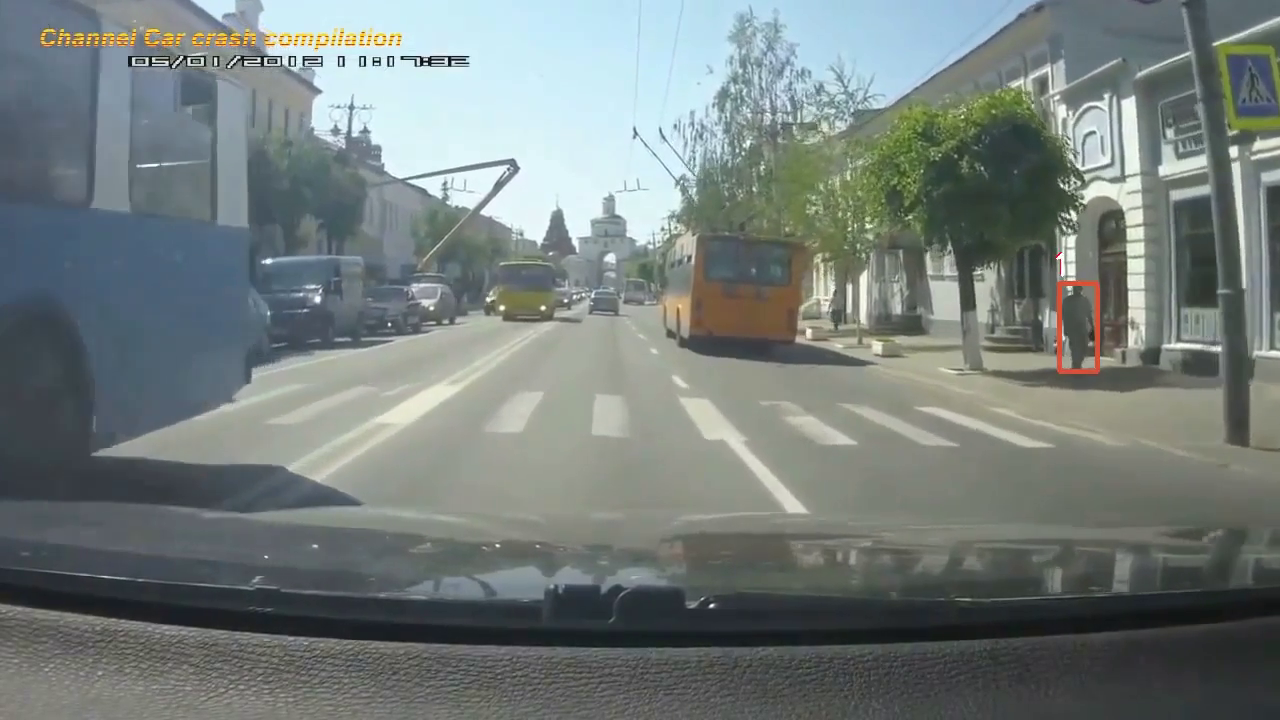
#> input picture frame 26 of video_compare/data/1.mp4, 1280 x 720 px, given in place of 1, which was not available
$ python video_compare.py
#> lines starting #> are read from the running program, lines starting #| are printed output that depends on the picture; pictures that were not available may be replaced by others from this repository, and a replacement may not be noted
# -*- coding: utf-8 -*-
# @Time : 2022/7/26
# @Author : wmj
# @Email : wmj142326@163.com
# @File : video_compare.py
# @Note : 视频拼接对比展示,对比视频时长应一致

# ---------------------------------------------------
# +-----+-----+-----+       +-----+-----+
# |  1  |  2  |  3  |       |  1  |  2  |
# +-----+-----+-----+       +-----+-----+
# |  4  |  5  |  6  |       |  3  |  4  |
# +-----+-----+-----+       +-----+-----+
# |  7  |  8  |  9  |       |  5  |  6  |
# +-----+-----+-----+       +-----+-----+
# ---------------------------------------------------

import os
import cv2
import shutil
import os.path as osp

import numpy as np
from vid_img_trasform import images_to_video


def create_folder(folder):
    """ Create a folder."""
    if os.path.exists(folder):
        pass
    else:
        os.makedirs(folder)
    return folder


def video_compare(video_arr, video_label, out_name, label_color=(0, 0, 255)):
#> called with label_color = (0, 0, 255)
    assert len(np.shape(video_arr)) == 2, "请使用[[]],而不是[],且确保列数相等"
    h, w = np.shape(video_arr)[0], np.shape(video_arr)[1]
    cap_video = cv2.VideoCapture(video_arr[0][0])
    frames_nums = cap_video.get(cv2.CAP_PROP_FRAME_COUNT)
    ret, frame = cap_video.read()
#> frame is the input picture: shape (720, 1280, 3); mean B, G, R 123.6, 125.7, 116.9
    size = (int(cap_video.get(cv2.CAP_PROP_FRAME_WIDTH)), int(cap_video.get(cv2.CAP_PROP_FRAME_HEIGHT)))

    img_screen = np.zeros([size[1] * h, size[0] * w, 3])

    for i in range(h):
        for j in range(w):
            print("[{0}][{1}]".format(i, j), "video:", video_arr[i][j], "  label:", video_label[i][j])
            exec('cap_video_{}_{}=cv2.VideoCapture(video_arr[i][j])'.format(i, j))
            exec('ret_{0}_{1}, frame_{0}_{1} = cap_video_{0}_{1}.read()'.format(i, j))

    tmp_img_folder = create_folder("tmp_img_folder")
    frame_id = 0
    while ret:
        print("\r", "frame_id: ---", frame_id, '/', int(frames_nums), "---", end="", flush=True)
        ret, frame = cap_video.read()
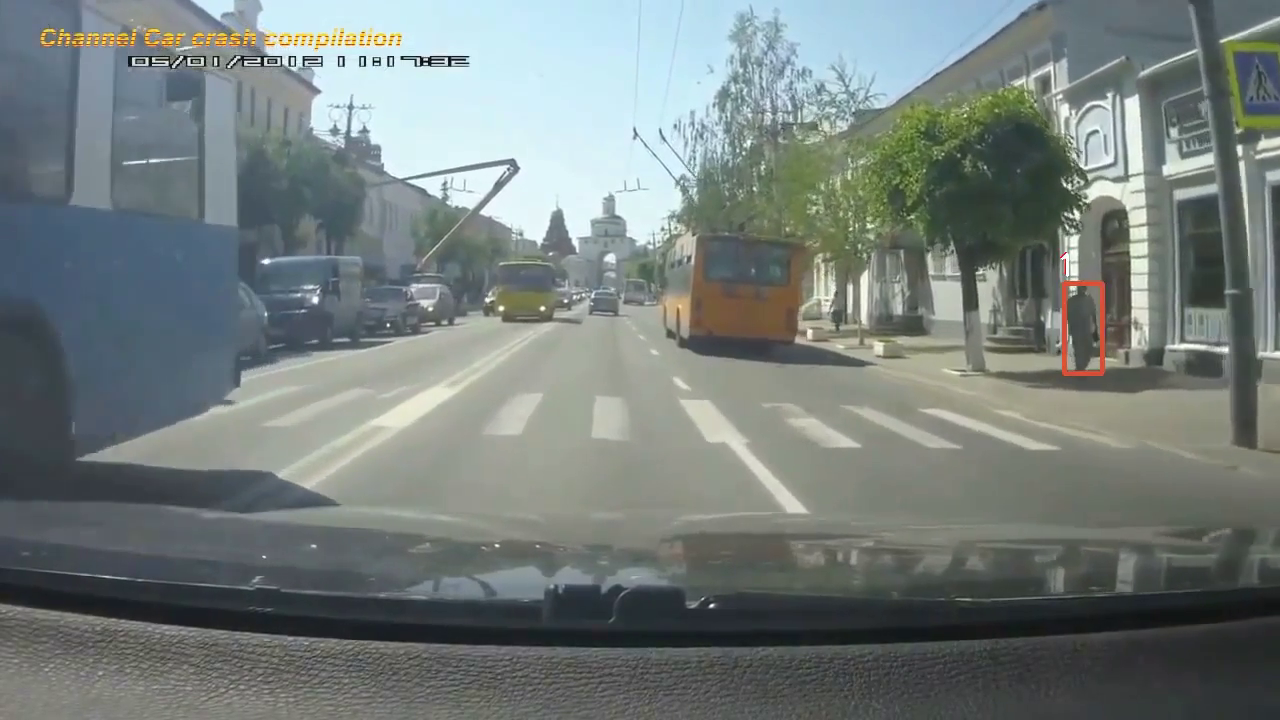
#> input picture frame 27 of video_compare/data/1.mp4, 1280 x 720 px, given in place of 1, which was not available
#> frame is the input picture: shape (720, 1280, 3); mean B, G, R 123.8, 125.9, 117.1
        frame_id += 1
        for i in range(h):
            for j in range(w):
                exec('ret_{0}_{1}, frame_{0}_{1} = cap_video_{0}_{1}.read()'.format(i, j))
                exec('vid_name_{}_{} = video_label[i][j]'.format(i, j))
                exec('cv2.putText(frame_{0}_{1}, vid_name_{0}_{1}, \
                                    (50, 100), cv2.FONT_HERSHEY_COMPLEX, 1.5, label_color, 3)'.format(i, j))
                exec('img_screen[size[1] * {0}:size[1] * {1}, size[0] * {2}:size[0] * {3}]=frame_{0}_{2}'.format(
                    i, i + 1, j, j + 1))

        cv2.imwrite(osp.join(tmp_img_folder, f'{frame_id:06d}.jpg'), img_screen)
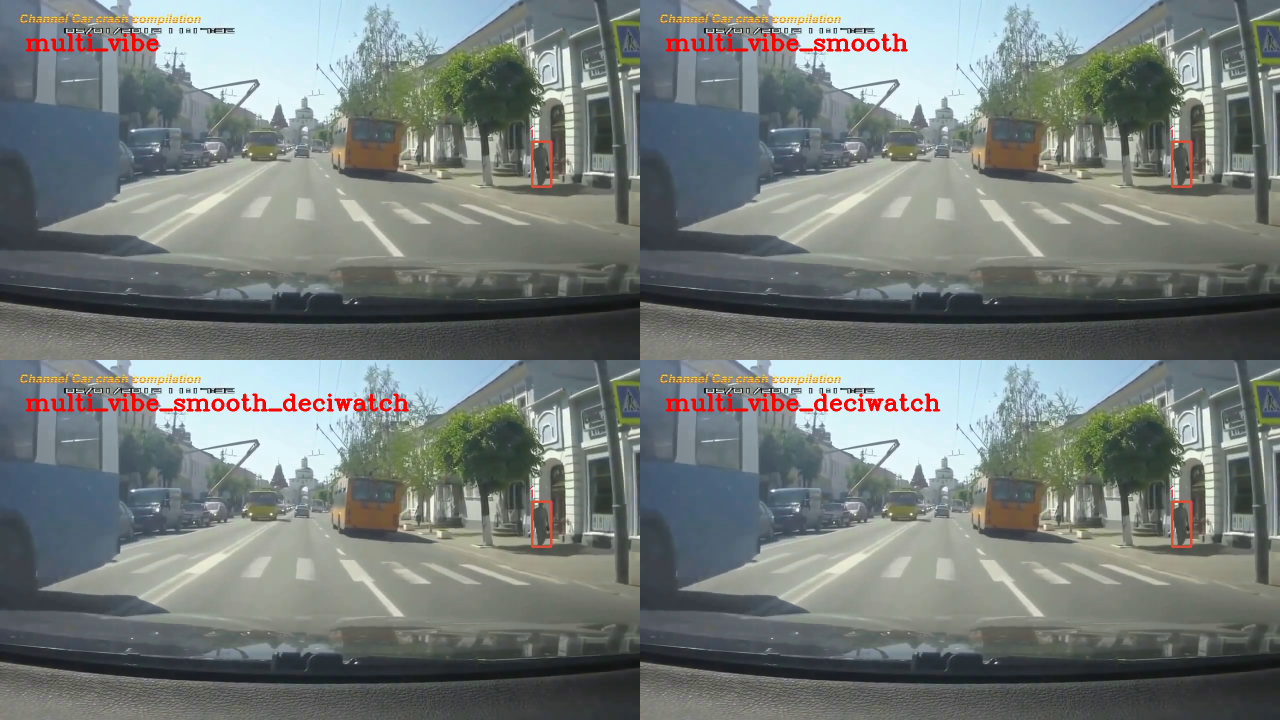
#> saved as 000001.jpg: shape (1440, 2560, 3) (shown at 1/2 size); mean B, G, R 122.3, 124.5, 117.7
    images_to_video(tmp_img_folder, out_name)
    shutil.rmtree(tmp_img_folder)


def main():
    # 视频序列路径和label
    vid_1 = "./ikun/1"
    label_1 = "multi_vibe"

    vid_2 = "/home/wmj/Downloads/vis_results/multi_vibe_smooth.mp4"
    label_2 = "multi_vibe_smooth"

    vid_3 = "/home/wmj/Downloads/vis_results/multi_vibe_smooth_deciwatch.mp4"
    label_3 = "multi_vibe_smooth_deciwatch"

    vid_4 = "/home/wmj/Downloads/vis_results/multi_vibe_deciwatch.mp4"
    label_4 = "multi_vibe_deciwatch"

    vid_5 = "/home/wmj/Downloads/vis_results/multi.mp4"
    label_5 = "multi"

    vid_6 = "/home/wmj/Downloads/vis_results/multi/123.mp4"
    label_6 = "multi_result"


    # 排列方式1
    # video_list = [[vid_1, vid_2, vid_3, vid_4, vid_5, vid_6]]
    # video_label = [[label_1, label_2, label_3, label_4, label_5, label_6]]

    # 排列方式2
    video_list = [[vid_1, vid_2],
                  [vid_3, vid_4]]

    video_label = [[label_1, label_2],
                   [label_3, label_4]]

    # 排列方式3
    # video_list = [[vid_1, vid_2, vid_3],
    #               [vid_4, vid_5, vid_6],
    #               [vid_1, vid_2, vid_3],
    #               [vid_1, vid_2, vid_3]]
    # video_label = [[label_1, label_2, label_3],
    #                [label_4, label_5, label_6],
    #                [label_1, label_2, label_3],
    #                [label_1, label_2, label_3]]
    # 输出文件名
    out_video_name = "/home/wmj/Downloads/vis_results/multi_compare.mp4"
    video_compare(video_list, video_label, out_video_name)


if __name__ == "__main__":
    print("========START========")
    main()
    print("========END========")

$ run again, starting later in the video
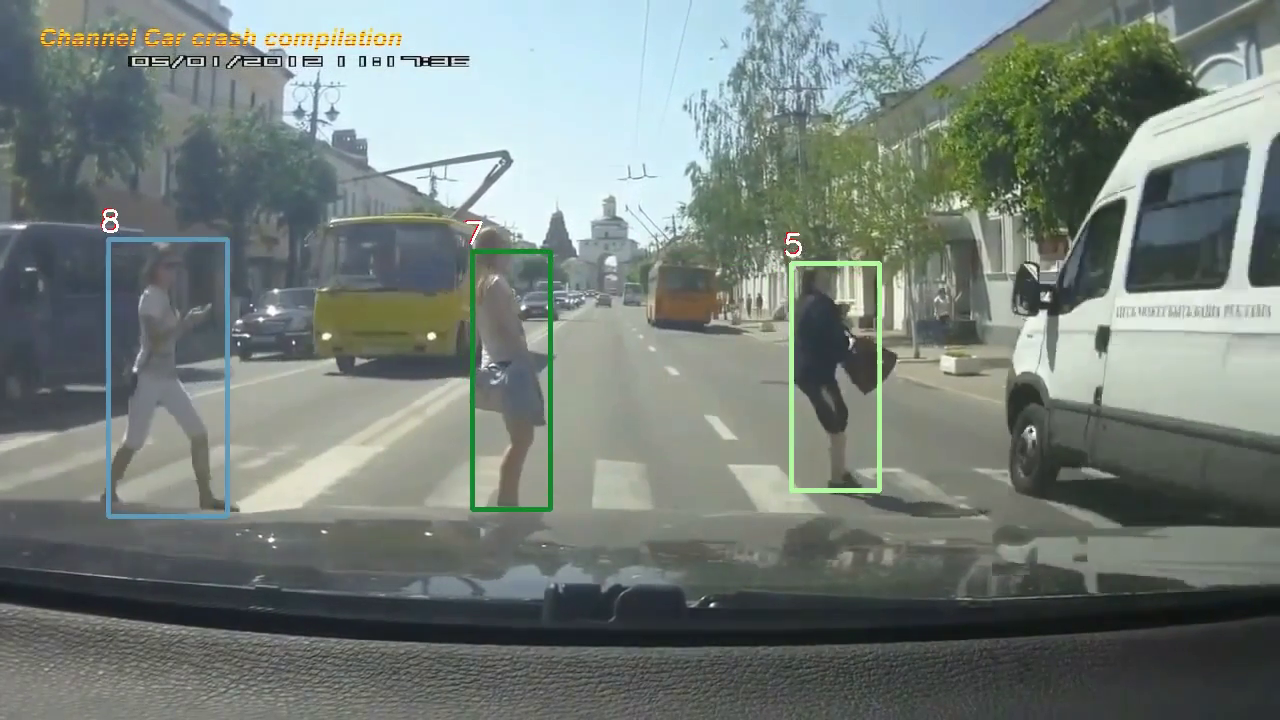
#> input picture frame 120 of video_compare/data/1.mp4, 1280 x 720 px, given in place of 1, which was not available
#> in video_compare, frame is the input picture: shape (720, 1280, 3); mean B, G, R 122.1, 127.1, 117.5
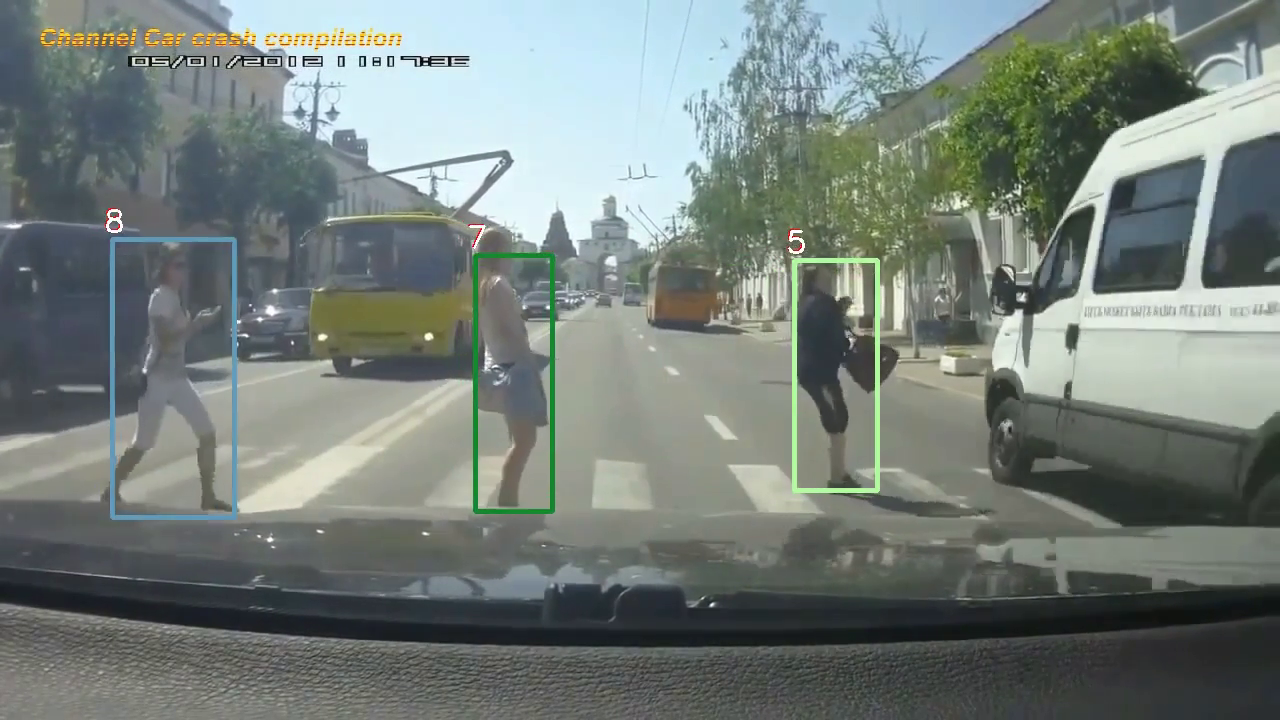
#> input picture frame 121 of video_compare/data/1.mp4, 1280 x 720 px, given in place of 1, which was not available
#> in video_compare, frame is the input picture: shape (720, 1280, 3); mean B, G, R 122.2, 126.9, 117.4
#> in video_compare, `cv2.imwrite(osp.join(tmp_img_folder, f'{frame_id:06d}.jpg'), img_screen)`:
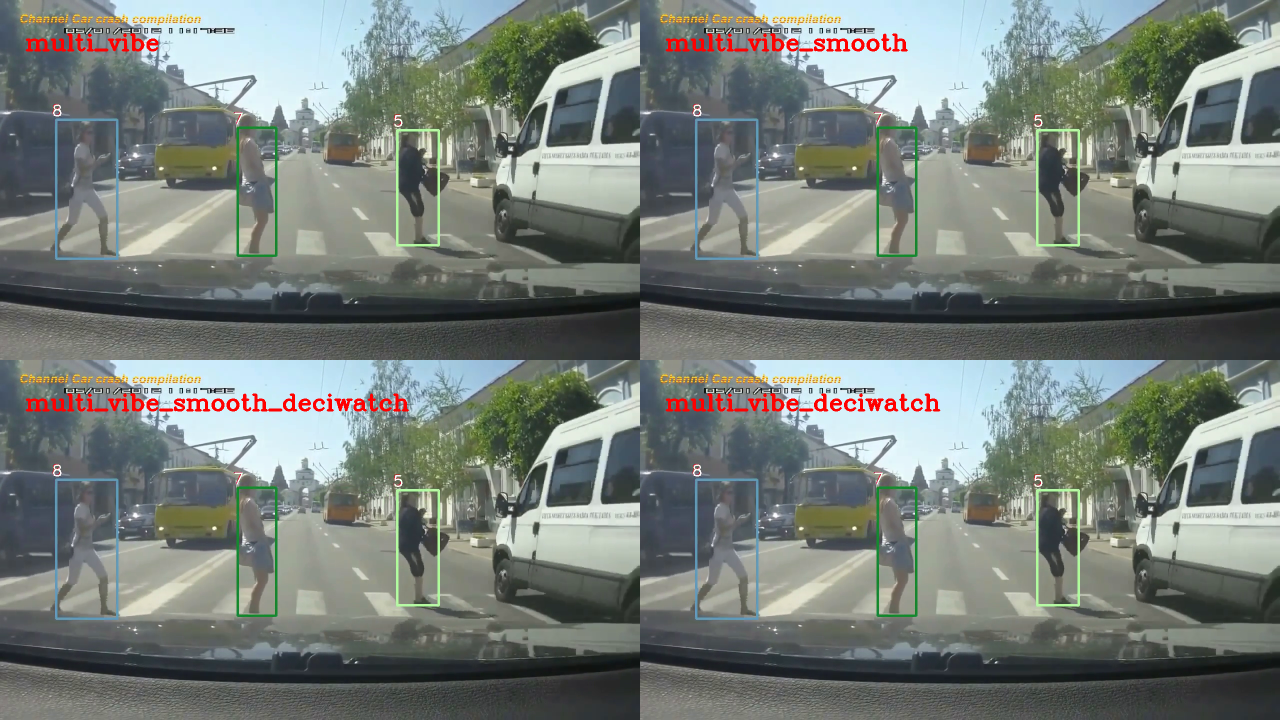
#> saved as 000001.jpg: shape (1440, 2560, 3) (shown at 1/2 size); mean B, G, R 120.8, 125.6, 118.1

$ run again, starting later in the video
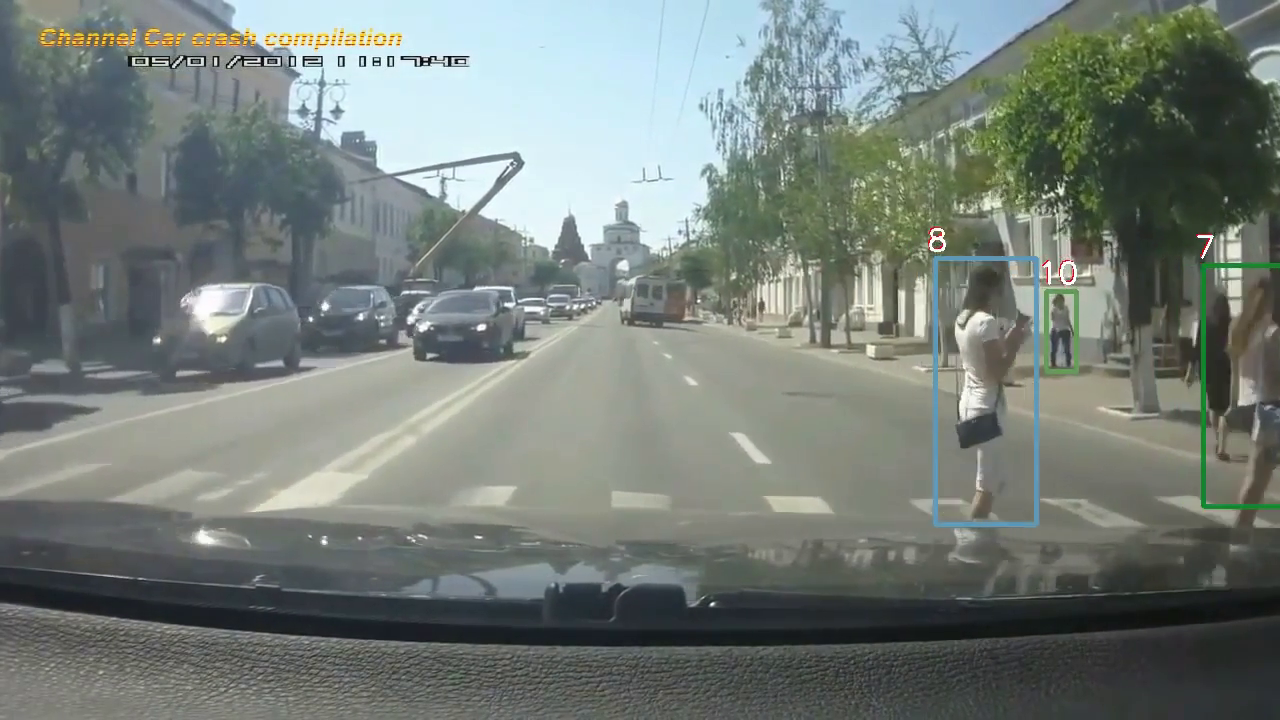
#> input picture frame 214 of video_compare/data/1.mp4, 1280 x 720 px, given in place of 1, which was not available
#> in video_compare, frame is the input picture: shape (720, 1280, 3); mean B, G, R 120.7, 125.7, 117.2
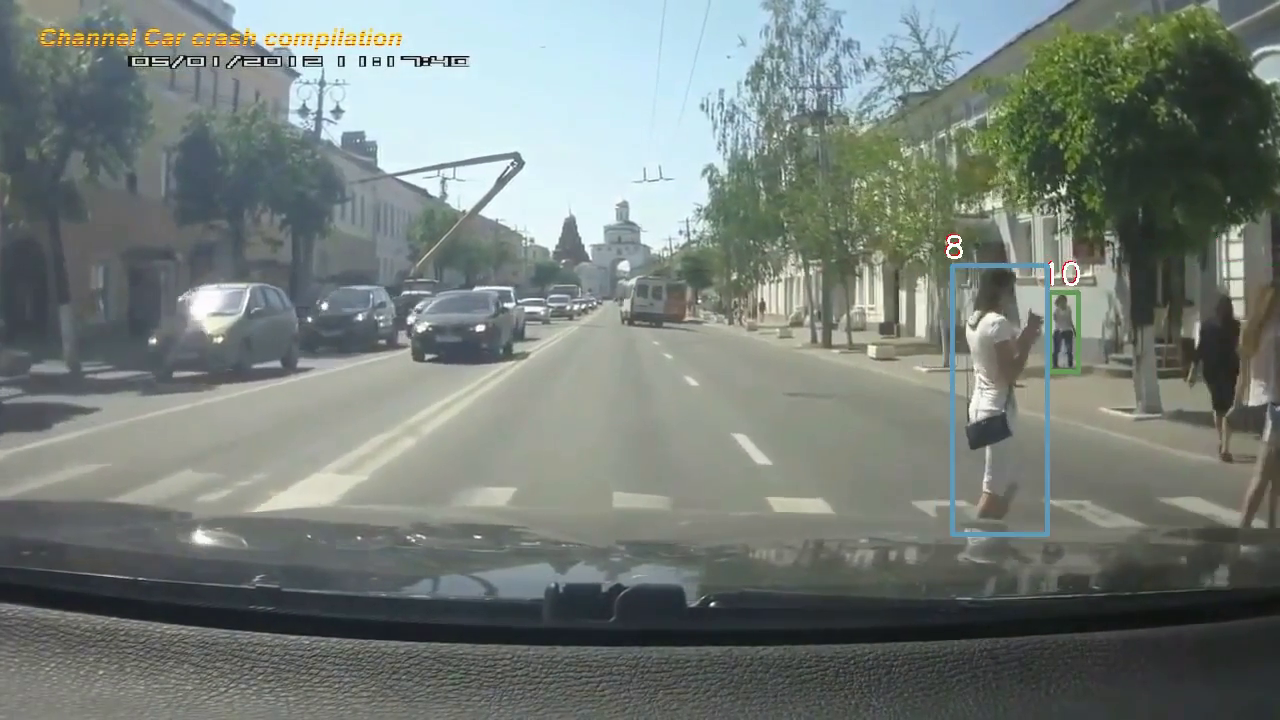
#> input picture frame 215 of video_compare/data/1.mp4, 1280 x 720 px, given in place of 1, which was not available
#> in video_compare, frame is the input picture: shape (720, 1280, 3); mean B, G, R 120.9, 125.7, 117.4
#> in video_compare, `cv2.imwrite(osp.join(tmp_img_folder, f'{frame_id:06d}.jpg'), img_screen)`:
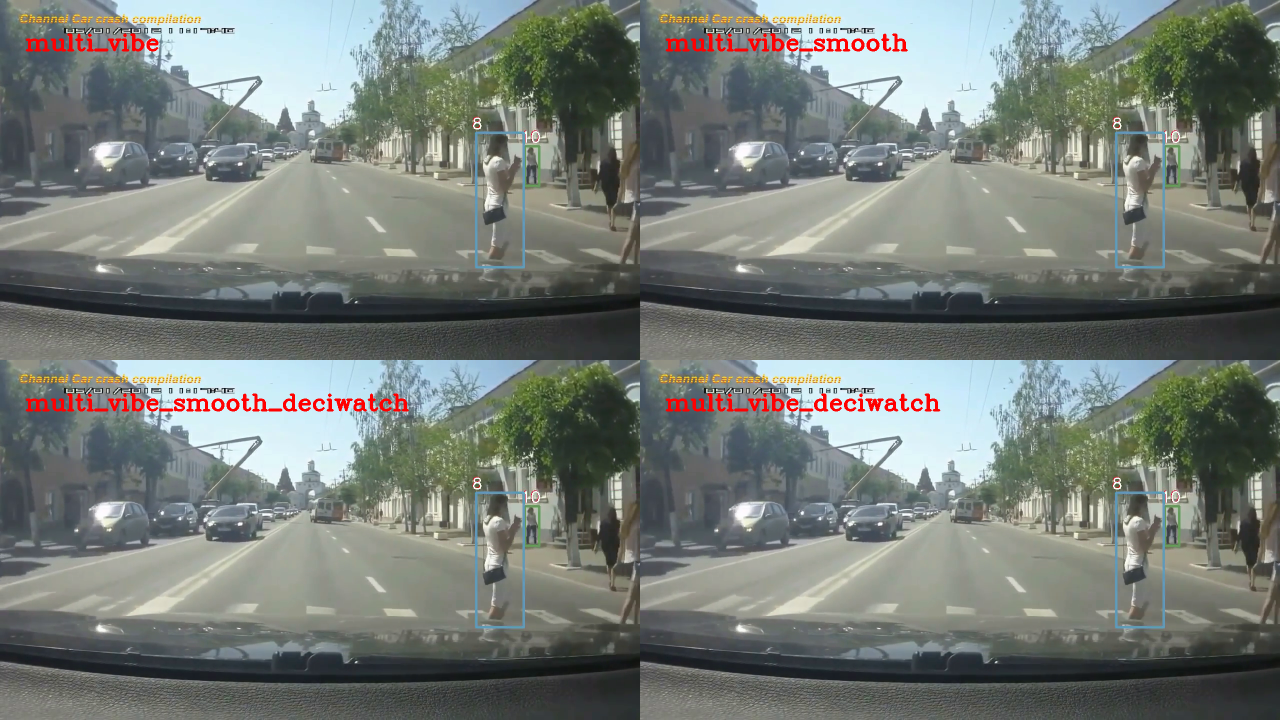
#> saved as 000001.jpg: shape (1440, 2560, 3) (shown at 1/2 size); mean B, G, R 119.5, 124.3, 118.1
